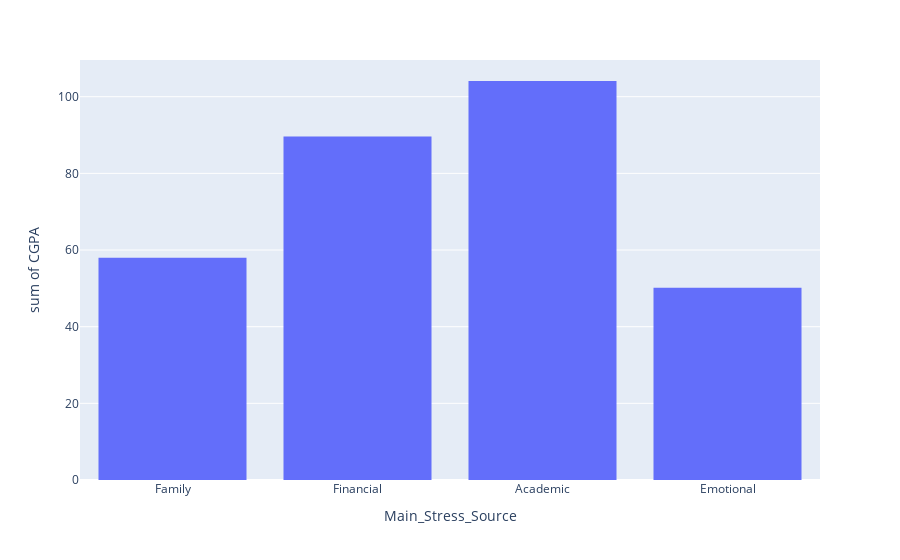

The notebook cell saved with this chart:
### Markdown cell above
**The students with low familial support have the highest total stress levels.**

### Code cell
fig=px.histogram(DF_model1,x='Main_Stress_Source',y='CGPA')
fig.show()

### Figure 1 — Plotly figure (JSON) as saved in the notebook; plotly's stock layout.template omitted (floating-point values rounded to 4 significant figures)
{"data": [{"alignmentgroup": "True", "bingroup": "x", "histfunc": "sum", "hovertemplate": "Main_Stress_Source=%{x}<br>sum of CGPA=%{y}<extra></extra>", "legendgroup": "", "marker": {"color": "#636efa", "pattern": {"shape": ""}}, "name": "", "offsetgroup": "", "orientation": "v", "showlegend": false, "type": "histogram", "x": ["Family", "Family", "Financial", "Academic", "Family", "Family", "Emotional", "Family", "Family", "Academic", "Financial", "Emotional", "Financial", "Financial", "Family", "Academic", "Financial", "Emotional", "Financial", "Academic", "Emotional", "Academic", "Financial", "Emotional", "Financial", "Emotional", "Academic", "Academic", "Financial", "Financial", "Academic", "Academic", "Family", "Financial", "Financial", "Emotional", "Financial", "Academic", "Financial", "Academic", "Family", "Emotional", "Academic", "Financial", "Financial", "Financial", "Academic", "Financial", "Emotional", "Financial", "Academic", "Emotional", "Academic", "Family", "Family", "Emotional", "Family", "Financial", "Financial", "Financial", "Emotional", "Financial", "Family", "Academic", "Academic", "Financial", "Academic", "Academic", "Family", "Financial", "Family", "Academic", "Financial", "Academic", "Academic", "Emotional", "Academic", "Family", "Academic", "Financial", "Emotional", "Academic", "Academic", "Academic", "Emotional", "Academic", "Financial", "Financial", "Academic", "Financial", "Family", "Academic", "Family", "Family", "Academic", "Academic", "Academic", "Academic", "Emotional", "Emotional"], "xaxis": "x", "y": [2.8, 2.35, 3.23, 3.35, 3.96, 3.01, 2.1, 2.93, 3.79, 3.48, 2.28, 3.16, 2.39, 3.1, 3.97, 3.11, 2.01, 2.49, 2.41, 3.13, 2.68, 2.03, 3.89, 2.87, 2.25, 3.61, 2.35, 3.44, 2.41, 3.06, 2.01, 3.31, 3.47, 3.09, 3.16, 3.98, 3.67, 3.7, 2.79, 2.35, 3.5, 2.31, 3.67, 3.4, 3.21, 2.74, 3.01, 3.99, 2.91, 3.81, 3.69, 3.34, 2.49, 2.9, 3.22, 2.22, 2.23, 3.65, 2.52, 3.58, 3.81, 2.89, 3.2, 3.22, 2.78, 3.89, 3.39, 3.1, 3.07, 2.21, 2.5, 2.79, 2.52, 2.7, 3.05, 3, 3.73, 2.67, 3.47, 2.86, 2.85, 3.79, 3.54, 3.83, 2.51, 2.28, 2.92, 3.09, 3.01, 2.58, 2.78, 2.63, 2.81, 2.81, 3.29, 2.66, 2.44, 3.28, 2.82, 3.49], "yaxis": "y"}], "layout": {"autosize": true, "barmode": "relative", "legend": {"tracegroupgap": 0}, "margin": {"t": 60}, "xaxis": {"anchor": "y", "autorange": true, "domain": [0, 1], "range": [-0.5, 3.5], "title": {"text": "Main_Stress_Source"}, "type": "category"}, "yaxis": {"anchor": "x", "autorange": true, "domain": [0, 1], "range": [0, 109.6], "title": {"text": "sum of CGPA"}, "type": "linear"}}}
